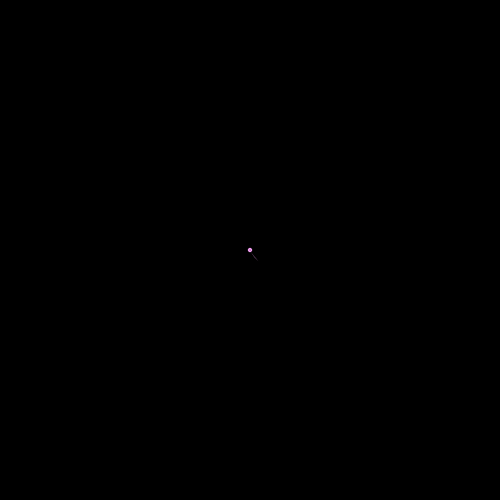
Frame 1 (no input)
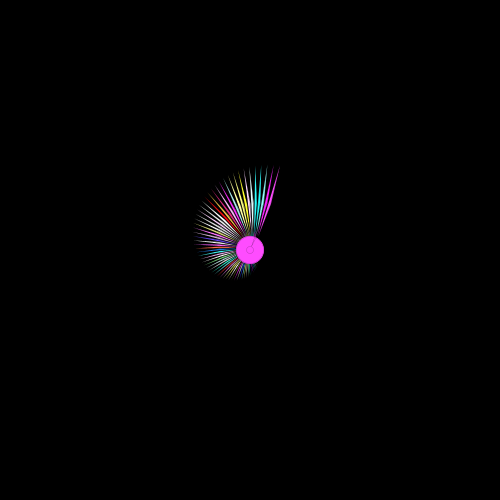
Frame 60 (the mouse pressed at the canvas centre just before this capture)
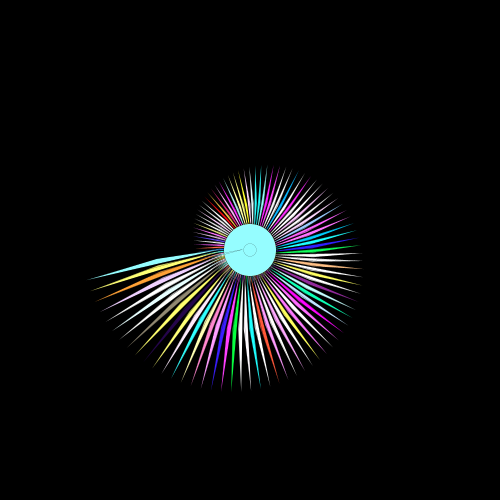
Frame 120 (the mouse held since frame 60 and released just before this capture)

The Processing sketch that drew these frames (run headless with seeded random() and noise(); from frame 60 on, the mouse is pressed at the canvas centre):

// Processing sketch: processing_130281
// ── processing_130281.pde


float counter = 0.3;
float radius = 0.0;
float s = 0.01;
float myscale = 0.0;
float rad = 0.0;
float timer = 0.0;
float j = 0.2; //for for <span class="k14j9d2c" id="k14j9d2c_14">rotation</span>

 
void setup()
{
  size (500, 500);
  colorMode(RGB, 100);
  frameRate(30);
  println("x: " + mouseX + " y: " + mouseY);
  background(#000000);
   
}
 
void draw()
{

  rad = rad + 0.5;
  s = s + 0.001;
  fill(random (255), random (255), random(255));
   
  pushMatrix();
  translate(width/2, height/2);
  scale(s);
  rotate(j++); //rotate shape
  rectMode(CENTER);
  rect (0, 0, 100, 100);
  popMatrix();
 
  
  pushMatrix();
  translate (width/2, height/2);
  scale(s);
  rotate(radians(45));
  rectMode(CORNER);
  ellipse (0, 0, 400, 400);
  popMatrix();
   
  pushMatrix();
  translate (width/2, height/2);
  scale(s);
  rotate(radians(45));
  rectMode(CENTER);
  ellipse (0, 0, 100, 100);
  popMatrix(); 
  
  pushMatrix();
  translate(width/2, height/2);
  scale(s);
  rotate(radians(j++)); //rotate shape
  rectMode(CORNER);
  triangle ( 25, 50, 100, 150, 200, 250);
  popMatrix();
 
  pushMatrix();
  translate(width/2, height/2);
  scale(s);
  rotate(radians(j++)); //rotate shape
  rectMode(CORNER);
  triangle ( 100, 200, 400, 600, 800, 1000);
  popMatrix();
  
  pushMatrix();
  translate(width/2, height/2);
  scale(s);
  rotate(radians(j++)); //rotate shape
  rectMode(CORNER);
  triangle ( 150, 250, 350, 450, 550, 650);
  popMatrix();


  }
  
